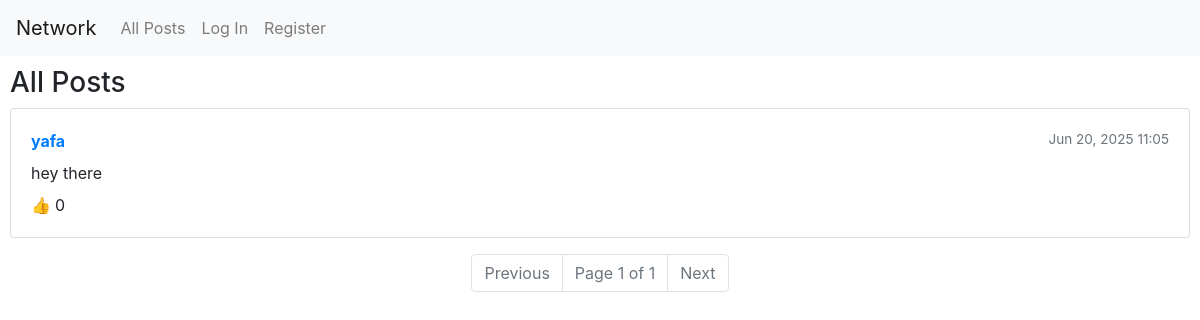
The page /all_posts/ on the database as committed earlier.
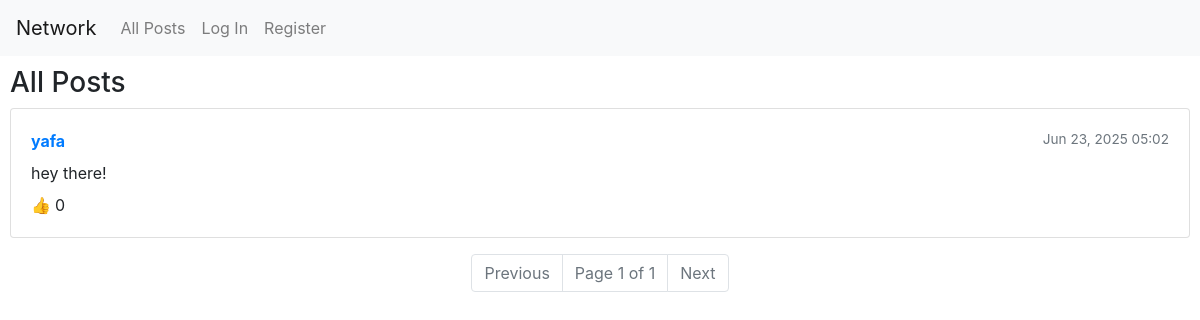
The same page on the database as committed later.
### network/models.py (models this page shows, shortened)
class Post(models.Model):
    user = models.ForeignKey(User, on_delete=models.CASCADE, related_name="posts")
    content = models.TextField(max_length=500)
    timestamp = models.DateTimeField(auto_now_add=True)
    likes = models.ManyToManyField(User, related_name="liked_posts", blank=True)

class User(AbstractUser):
    followers = models.ManyToManyField('self', symmetrical=False, related_name='following', blank=True)

### network/views.py (the view)
# urls.py: path("all_posts/", views.all_posts, name="all_posts"),
def all_posts(request):
    posts_list = Post.objects.all().order_by('-timestamp')
    paginator = Paginator(posts_list, 10)  # 10 posts per page
    page_number = request.GET.get('page')
    posts = paginator.get_page(page_number)
    return render(request, "network/all_posts.html", {
        "posts": posts
    })

### network/templates/network/all_posts.html (shortened to what this page needs)
{% extends "network/layout.html" %}
{% block body %}
    <h3>All Posts</h3>
    {% for post in posts %}
        <div class="card mb-3" id="post-{{ post.id }}">
            <div class="card-body">
                <strong>
                    <a href="{% url 'profile' post.user.username %}">{{ post.user.username }}</a>
                </strong>
                <span class="text-muted float-right">{{ post.timestamp|date:"M d, Y H:i" }}</span>
                <p class="mt-2 mb-0" id="content-{{ post.id }}">{{ post.content }}</p>
                <div class="mt-2 d-flex align-items-center">
                    {% if user.is_authenticated %}
                        <button class="btn btn-sm btn-link p-0 align-baseline" onclick="toggleLike('{{ post.id }}')" id="like-btn-{{ post.id }}">
                            {% if user in post.likes.all %}
                                <span style="color: #007bff;">&#128077;</span>
                            {% else %}
                                <span style="color: #888;">&#128077;</span>
                            {% endif %}
                        </button>
                    {% else %}
                        <span style="color: #888;">&#128077;</span>
                    {% endif %}
                    <span id="like-count-{{ post.id }}" class="ml-1">{{ post.likes.count }}</span>
                </div>
            </div>
        </div>
    {% empty %}
        <p>No posts yet.</p>
    {% endfor %}
    <nav aria-label="Page navigation">
      <ul class="pagination justify-content-center">
        {% if posts.has_previous %}
          <li class="page-item">
            <a class="page-link" href="?page={{ posts.previous_page_number }}">Previous</a>
          </li>
        {% else %}
          <li class="page-item disabled">
            <span class="page-link">Previous</span>
          </li>
        {% endif %}
        <li class="page-item disabled">
          <span class="page-link">
            Page {{ posts.number }} of {{ posts.paginator.num_pages }}
          </span>
        </li>
        {% if posts.has_next %}
          <li class="page-item">
            <a class="page-link" href="?page={{ posts.next_page_number }}">Next</a>
          </li>
        {% else %}
          <li class="page-item disabled">
            <span class="page-link">Next</span>
          </li>
        {% endif %}
      </ul>
    </nav>
{% endblock %}

Rows that differ between the two databases and show on the page:
changed Post "yafa": timestamp "Jun 20, 2025 11:05" → "Jun 23, 2025 05:02"; content "hey there" → "hey there!"
